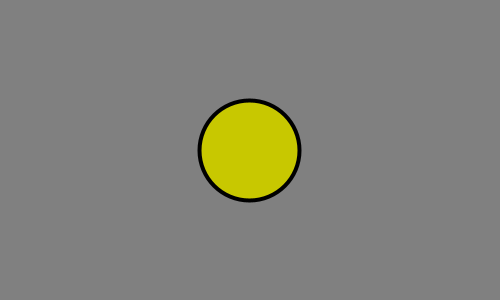
Frame 1 (no input)
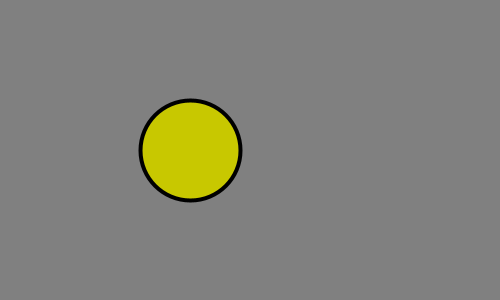
Frame 60 (the mouse pressed at the canvas centre just before this capture)
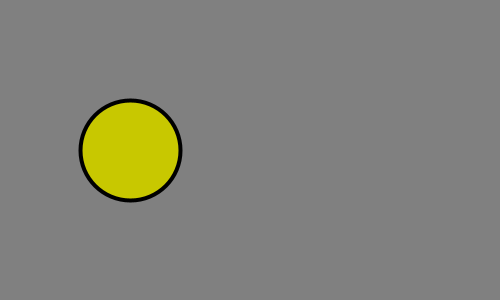
Frame 120 (the mouse held since frame 60 and released just before this capture)

The Processing sketch that drew these frames (run headless with seeded random() and noise(); from frame 60 on, the mouse is pressed at the canvas centre):

// Processing sketch: ej08a_rebotes
// ── ej08a_rebotes.pde

int radio;
color relleno;
float posx, posy;
boolean sentido;  //true or false

void setup(){
  size( 500, 300 );
  strokeWeight( 4 );
  
  radio = 50;
  relleno = color( 200, 200, 0 );
  
  posx = width/2;
  posy = height/2;
}

void draw(){
  background( 128 );

  //actualizar valores: detectar bordes
  if( posx+radio == width ){
    //CUANDO: toco borde derecho
    sentido = false;
  }
  if( posx-radio == 0 ){
    //CUANDO: toco borde izquierdo
    sentido = true;
  }
  //actualizar valores: ejecutar movimiento
  if( sentido ){
    posx++;  //voy hacia la derecha
  } else {
    posx--;  //voy hacia la izquierda
  }
  println( sentido );
  
  
  //dibujar la ellipse/btn
  fill( relleno );
  ellipse( posx, posy, radio*2, radio*2 );
}
